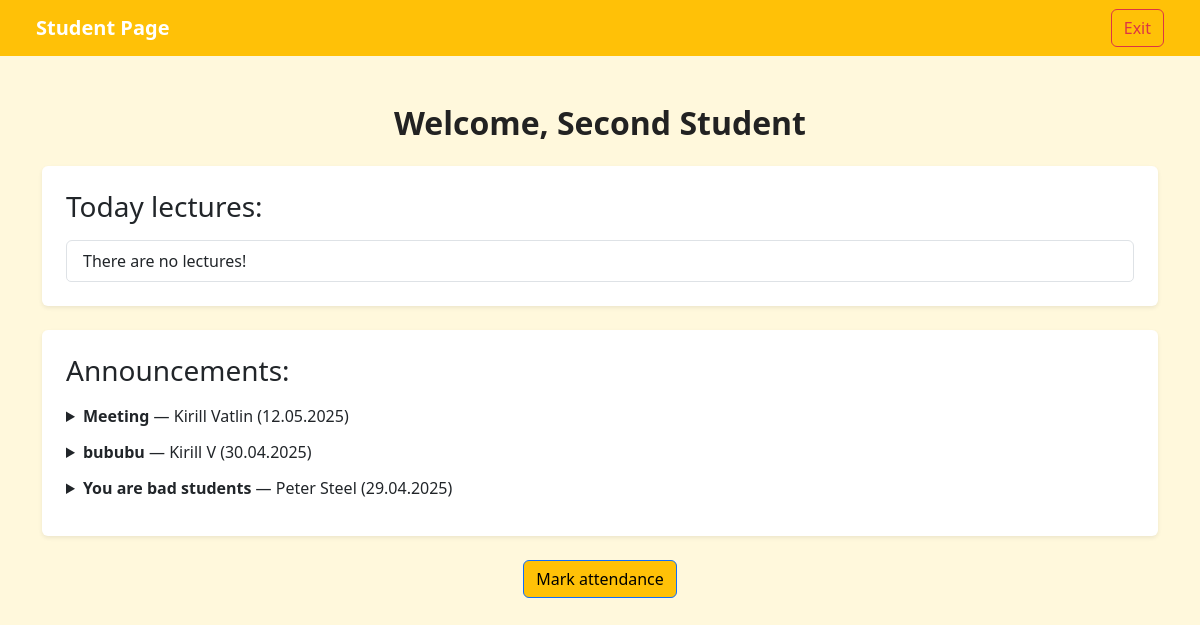
The app's page /att/student/ (signed in) with its own data.
### attendance/models.py (models this page shows, shortened)
class User(AbstractUser):
    username = None
    first_name = models.CharField(max_length=50, blank=True)
    last_name = models.CharField(max_length=50, blank=True)
    email = models.EmailField(unique=True)
    university_id = models.CharField(max_length=8, unique=True)
    birth_date = models.DateField(null=True, blank=True)
    is_student = models.BooleanField(default=False)
    is_teacher = models.BooleanField(default=False)
    USERNAME_FIELD = "email"
    REQUIRED_FIELDS = []

class Announcement(models.Model):
    teacher = models.ForeignKey(TeacherProfile, on_delete=models.CASCADE)
    group = models.ForeignKey(Group, on_delete=models.CASCADE)
    title = models.CharField(max_length=200)
    message = models.TextField()
    created_at = models.DateTimeField(auto_now_add=True)

class TeacherProfile(models.Model):
    user = models.OneToOneField(User, on_delete=models.CASCADE)
    department_fk = models.ForeignKey("Department", null=True, blank=True, on_delete=models.SET_NULL)

### attendance/views.py (the view)
# urls.py: path("student/", student_page, name="student_page"),
@login_required
def student_page(request):
    if not hasattr(request.user, "studentprofile"):
        return redirect("attendance:index")
    student = request.user.studentprofile
    group = student.group
    now = timezone.now()
    if request.method == "POST":
        if handle_attendance_submission(request, student):
            return redirect("attendance:student_page")
        form = MarkAttendanceForm(request.POST)
    else:
        form = MarkAttendanceForm()
    lectures = Lecture.objects.filter(group=group, start_time__gte=now).order_by("start_time")
    announcements = Announcement.objects.filter(group=group).order_by("-created_at")[:10]
    today_lectures = lectures.filter(date=timezone.now().date()).exclude(attendance__student=student)
    context = {
        "user": request.user,
        "lectures": lectures,
        "announcements": announcements,
        "form": form,
        "today_lectures": today_lectures,
    }
    return render(request, "attendance/student-page.html", context)

### attendance/templates/attendance/student-page.html (shortened to what this page needs)
{% load static %}
<!DOCTYPE html>
<html lang="en">
<head>
    <link href="https://cdn.jsdelivr.net/npm/bootstrap@5.3.5/dist/css/bootstrap.min.css" rel="stylesheet">
</head>
<body>
<nav class="navbar navbar-expand-lg navbar-dark px-4">
    <div class="container-fluid">
        <span class="navbar-brand fw-bold">Student Page</span>
        <div class="d-flex">
            <form action="{% url 'myauth:logout' %}" method="post">
                <button class="btn btn-outline-danger" type="submit">Exit</button>
            </form>
        </div>
    </div>
</nav>
<div class="container mt-5">
    <div class="text-center mb-4">
        <h2 class="fw-bold">Welcome, {{ user.get_full_name }}</h2>
    </div>
    <div class="card p-4 mb-4 shadow-sm">
        <h3 class="mb-3">Today lectures:</h3>
        <ul class="list-group">
            {% for lecture in today_lectures %}
                <li class="list-group-item">{{ lecture.subject }} ({{ lecture.start_time }} - {{ lecture.end_time }})</li>
            {% empty %}
                <li class="list-group-item">There are no lectures!</li>
            {% endfor %}
        </ul>
    </div>
    <div class="card p-4 mb-4 shadow-sm">
        <h3 class="mb-3">Announcements:</h3>
        {% for ann in announcements %}
            <details class="notifications mb-2">
                <summary class="mb-1">
                    <strong>{{ ann.title }}</strong> — {{ ann.teacher.user.get_full_name }} ({{ ann.created_at|date:"d.m.Y" }})
                </summary>
            </details>
        {% empty %}
            <p>There are no announcements.</p>
        {% endfor %}
    </div>
    <div class="text-center">
        <button type="button" class="btn btn-primary" data-bs-toggle="modal" data-bs-target="#attendanceModal">
            Mark attendance
        </button>
    </div>
</div>
</body>
</html>

### attendance/templates/attendance/student-page.html (style rules this page uses)
body { background-color: #fff8dc; color: #222; }
.navbar, .btn-primary { background-color: #ffc107; color: #000; }
.card { border: none; background-color: #fff; }
details.notifications summary { cursor: pointer; font-weight: 500; }

### records on screen
User: get_full_name "Second Student"
Announcement: title "Meeting", teacher.user.get_full_name "Kirill Vatlin", created_at "12.05.2025"
Announcement: title "bububu", teacher.user.get_full_name "Kirill V", created_at "30.04.2025"
Announcement: title "You are bad students", teacher.user.get_full_name "Peter Steel", created_at "29.04.2025"
